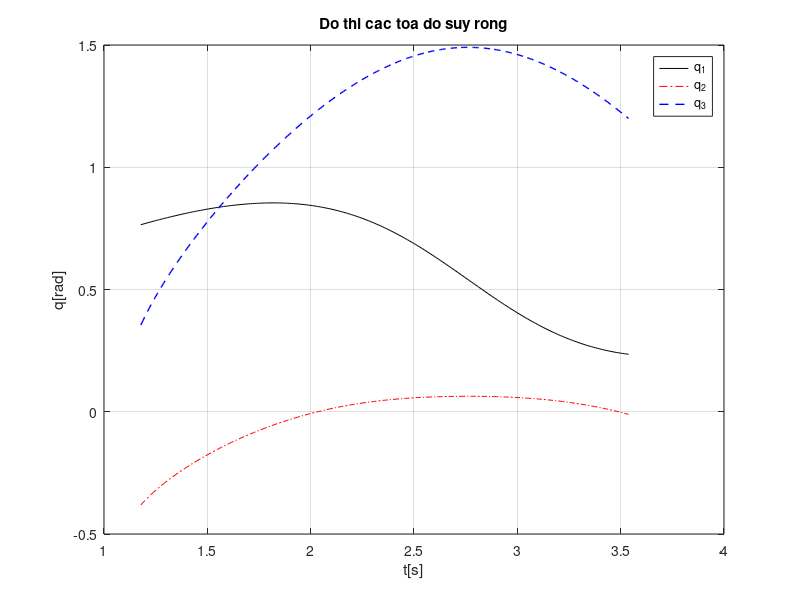
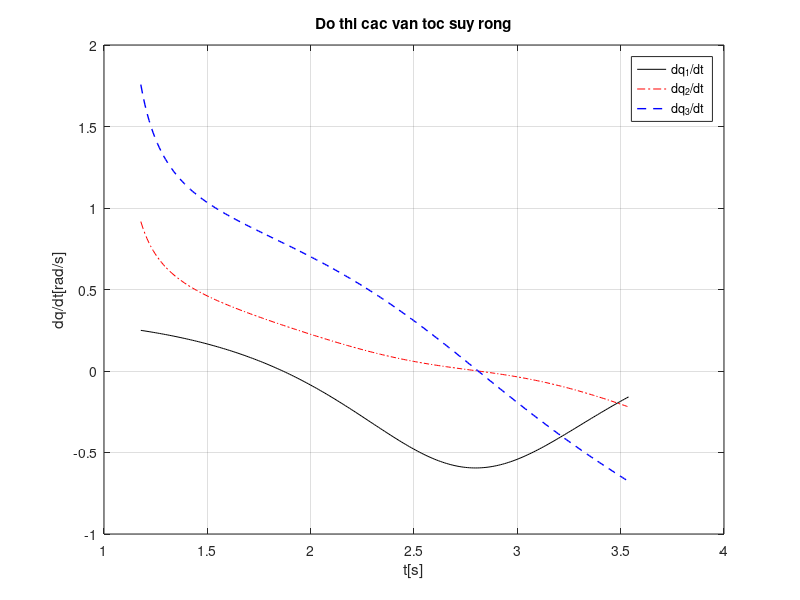
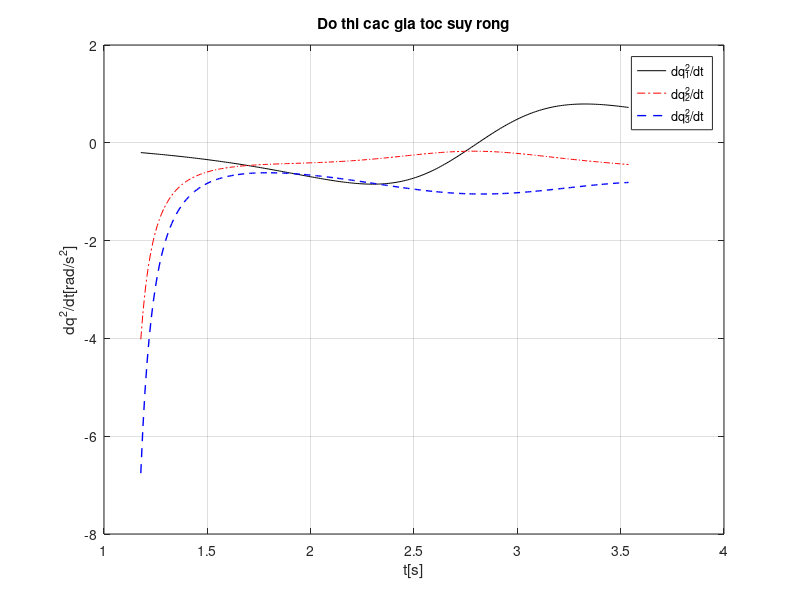
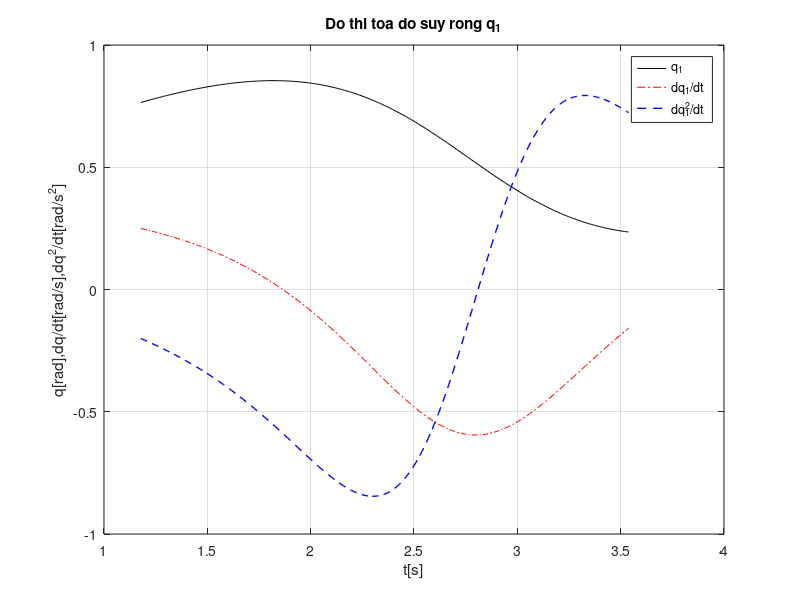

Write the MATLAB code that produced these figures, in order.
%********************main*************************%
close all; clear all; clc;
l1 = 0.25; l2 = 0.194; l3 = 0.265; a1 = 0.03;
% du doan nghiem dau
q=[0.7649928327;-0.3812343942;0.3543431040];

% thoi gian chuyen dong
t = 1.1780972450:0.01:1.178097245*3.01;

for i=1:length(t)

    % phuong trinh ptlk
    f1 = l3*cos(q(2) - q(3))*cos(q(1)) - cos(q(1))*(a1 - l2*cos(q(2))) - (0.25 + 0.09*cos(t(i)/0.75));
    f2= l3*cos(q(2) - q(3))*sin(q(1)) - sin(q(1))*(a1 - l2*cos(q(2))) - (0.15 + 0.09*sin(t(i)/0.75));
    f3= l1 + l2*sin(q(2)) + l3*sin(q(2) - q(3));
   
    k=1;
    while(norm([f1; f2; f3],2)>1e-12&&k<30) %norm(lk,2) = norm(lk
       % Jacobian
        J=zeros(3,3);
        J(1,1)= sin(q(1))*(a1 - l2*cos(q(2))) - l3*cos(q(2) - q(3))*sin(q(1));
        J(1,2)= -l2*cos(q(1))*sin(q(2)) - l3*sin(q(2) - q(3))*cos(q(1));
        J(1,3)= l3*sin(q(2) - q(3))*cos(q(1));

        J(2,1)= l3*cos(q(2) - q(3))*cos(q(1)) - cos(q(1))*(a1 - l2*cos(q(2)));
        J(2,2)= -l2*sin(q(1))*sin(q(2)) - l3*sin(q(2) - q(3))*sin(q(1));
        J(2,3)= l3*sin(q(2) - q(3))*sin(q(1));

        J(3,1)= 0;
        J(3,2)= l2*cos(q(2)) + l3*cos(q(2) - q(3));
        J(3,3)= -l3*cos(q(2) - q(3));
        
        delta=-inv(J)*[f1;f2;f3];
        q=q+delta;
        
        f1 = l3*cos(q(2) - q(3))*cos(q(1)) - cos(q(1))*(a1 - l2*cos(q(2))) - (0.25 + 0.09*cos(t(i)/0.75));
        f2= l3*cos(q(2) - q(3))*sin(q(1)) - sin(q(1))*(a1 - l2*cos(q(2))) - (0.15 + 0.09*sin(t(i)/0.75));
        f3= l1 + l2*sin(q(2)) + l3*sin(q(2) - q(3));
        
        k=k+1;
    end
    
    % xac dinh Vector toa do suy rong tai thoi diem t(i)
    q1(i)=q(1); q2(i)=q(2);q3(i)=q(3);
    % xac dinh Vector van toc suy rong tai thoi diem t(i)
    vEx= -0.12*sin(1.3*t(i));
    vEy= 0.12*cos(1.3*t(i));
    vEz= 0;
    dX=[vEx;vEy;vEz];
    
    dq=inv(J)*dX;
    dq1(i)=dq(1); dq2(i)=dq(2);dq3(i)=dq(3);
    
    % xac dinh Vector gia toc suy rong tai thoi diem t(i)
    d2xE= -0.16*cos(1.3*t(i));
    d2yE= -0.16*sin(1.3*t(i));
    d2zE= 0;
    d2X=[d2xE;d2yE;d2zE];
        % dao ham jacobian theo t(i)
    dJq=zeros(3,3);
    dJq(1,1)= cos(q1(i))*dq1(i)*(a1-l2*cos(q2(i))) + sin(q1(i))*l2*sin(q2(i))*dq2(i) + l3*sin(q2(i)-q3(i))*(dq2(i)-dq3(i))*sin(q1(i)) - l3*cos(q2(i)-q3(i))*cos(q1(i))*dq1(i);
    dJq(1,2)= l2*sin(q1(i))*dq1(i)*sin(q2(i)) - l2*cos(q1(i))*cos(q2(i))*dq2(i) - l3*cos(q2(i)-q3(i))*(dq2(i)-dq3(i))*cos(q1(i)) + l3*sin(q2(i)-q3(i))*sin(q1(i))*dq1(i);
    dJq(1,3)= l3*cos(q2(i)-q3(i))*(dq2(i)-dq3(i))*cos(q1(i)) - l3*sin(q2(i)-q3(i))*sin(q1(i))*dq1(i);

    dJq(2,1)= -l3*sin(q2(i)-q3(i))*(dq2(i)-dq3(i))*cos(q1(i)) - l3*cos(q2(i)-q3(i))*sin(q1(i))*dq1(i) + sin(q1(i))*dq1(i)*(a1-l2*cos(q2(i))) - cos(q1(i))*l2*sin(q2(i))*dq2(i);
    dJq(2,2)= -l2*cos(q1(i))*dq1(i)*sin(q2(i)) - l2*sin(q1(i))*cos(q2(i))*dq2(i) - l3*cos(q2(i)-q3(i))*(dq2(i)-dq3(i))*sin(q1(i)) - l3*sin(q2(i)-q3(i))*cos(q1(i))*dq1(i);
    dJq(2,3)= l3*cos(q2(i)-q3(i))*(dq2(i)-dq3(i))*sin(q1(i)) + l3*sin(q2(i)-q3(i))*cos(q1(i))*dq1(i);

    dJq(3,1)=0;
    dJq(3,2)= -l2*sin(q2(i))*dq2(i) - l3*sin(q2(i)-q3(i))*(dq2(i)-dq3(i));
    dJq(3,3)= l3*sin(q2(i)-q3(i))*(dq2(i)-dq3(i));
    
    d2q=inv(J) * (d2X - dJq * dq);
    d2q1(i)=d2q(1); d2q2(i)=d2q(2);d2q3(i)=d2q(3);
end


figure(1)
plot(t,q1,'k-',t,q2,'r-.',t,q3,'b--','linewidth',1);grid on;
hold on
xlabel('t[s]');ylabel('q[rad]');
title('Do thi cac toa do suy rong');
legend('q_1','q_2','q_3');

%ve do thi cac van toc suy rong
figure(2)
plot(t,dq1,'k-',t,dq2,'r-.',t,dq3,'b--','linewidth',1);grid on;
xlabel('t[s]');ylabel('dq/dt[rad/s]');
title('Do thi cac van toc suy rong');
legend('dq_1/dt','dq_2/dt','dq_3/dt');

%ve do thi cac gia toc suy rong
figure(3)
plot(t,d2q1,'k-',t,d2q2,'r-.',t,d2q3,'b--','linewidth',1);grid on;
xlabel('t[s]');ylabel('dq^2/dt[rad/s^2]');
title('Do thi cac gia toc suy rong');
legend('dq_1^2/dt','dq_2^2/dt','dq_3^2/dt');

%ve do thi toa do suy rong q1
figure(4)
plot(t,q1,'k-',t,dq1,'r-.',t,d2q1,'b--','linewidth',1);grid on;
xlabel('t[s]');ylabel('q[rad],dq/dt[rad/s],dq^2/dt[rad/s^2]');
title('Do thi toa do suy rong q_1');
legend('q_1','dq_1/dt','dq_1^2/dt');

%ve do thi toa do suy rong q2
figure(5)
plot(t,q2,'k-',t,dq2,'r-.',t,d2q2,'b--','linewidth',1);grid on;
xlabel('t[s]');ylabel('q[rad],dq/dt[rad/s],dq^2/dt[rad/s^2]');
title('Do thi toa do suy rong q_2');
legend('q_2','dq_2/dt','dq_2^2/dt');

%ve do thi toa do suy rong q3
figure(6)
plot(t,q3,'k-',t,dq3,'r-.',t,d2q3,'b--','linewidth',1);grid on;
xlabel('t[s]');ylabel('q[rad],dq/dt[rad/s],dq^2/dt[rad/s^2]');
title('Do thi toa do suy rong q_3');
legend('q_3','dq_3/dt','dq_3^2/dt');


%ve cau hinh cua robot
x0=0; y0=0; z0=0; z1=l1;
OAx= [x0,-a1]; OAy=[y0,y0]; OAz=[z0,z1];

j = 1.1780972450:0.01:1.178097245*3.01;
ABx = 0.250 + 0.090.*cos(j./0.750);
ABy = 0.150 + 0.090.*sin(j./0.750);
ABz = zeros(1, length(ABy));

figure(7);
hold on;
plot3(x0,y0,z0,'ob','linewidth',2,'Markersize',6);grid on
plot3(ABx,ABy,ABz,'r-','linewidth',1);
for i=1:11:length(t)
    qq1=[q1(i);q2(i);q3(i)];
    
    %RO3
    O3x= -cos(qq1(1))*(a1 - l2*cos(qq1(2)));
    O3y= -sin(qq1(1))*(a1 - l2*cos(qq1(2)));
    O3z= l1 + l2*sin(qq1(2));
    RO3=[O3x;O3y;O3z];
    
    %RO2
    O2x=-a1*cos(qq1(1));
    O2y=-a1*sin(qq1(1));
    O2z=l1;
    RO2=[O2x;O2y;O2z];
    
    %RE
    Ex = l3*cos(qq1(2) - qq1(3))*cos(qq1(1)) - cos(qq1(1))*(a1 - l2*cos(qq1(2)));
    Ey = l3*cos(qq1(2) - qq1(3))*sin(qq1(1)) - sin(qq1(1))*(a1 - l2*cos(qq1(2)));
    Ez = l1 + l2*sin(qq1(2)) + l3*sin(qq1(2) - qq1(3));
    RE=[Ex;Ey;Ez];
    
    AEx=[0,RO2(1),RO3(1),RE(1)];
    AEy=[0,RO2(2),RO3(2),RE(2)];
    AEz=[0,RO2(3),RO3(3),RE(3)];
    plot3(AEx,AEy,AEz,'k-','linewidth',1);
    plot3(RO2(1),RO2(2),RO2(3),'ob-','linewidth',1);
    plot3(RO3(1),RO3(2),RO3(3),'ob-','linewidth',1);
    plot3(RE(1),RE(2),RE(3),'or-','linewidth',1);
    axis equal
end